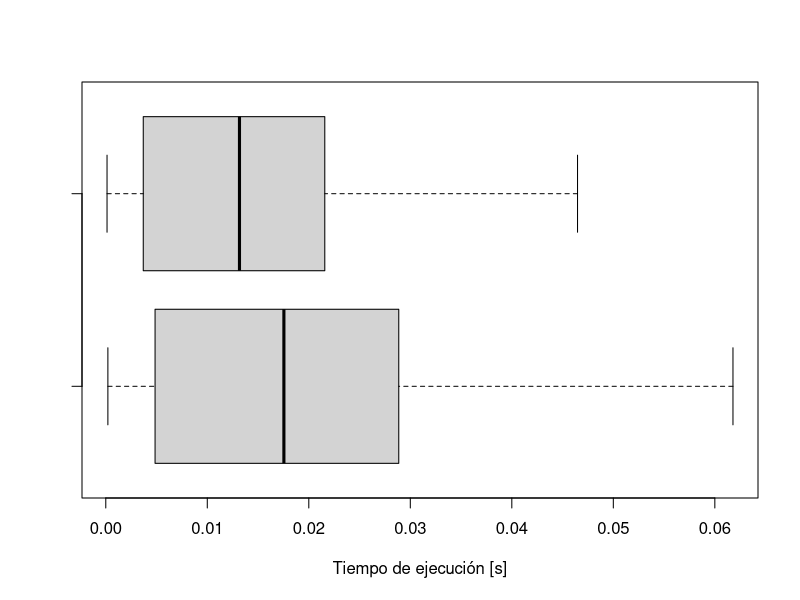

Source code (R):
dtperl<-read.csv("dtperl1.csv")
tperl<-dtperl["tiempo"]
tperl1<-sapply(tperl, as.numeric)
dpy1<-read.csv("dtpy1.csv")
tiempospy<-dpy1["tiempo"]
tiempospy1<-sapply(tiempospy, as.numeric)
t.test(tperl1, tiempospy1)
boxplot(tperl1[1:16], tiempospy1[1:16],xlab="Tiempo de ejecución [s]", horizontal=TRUE)

